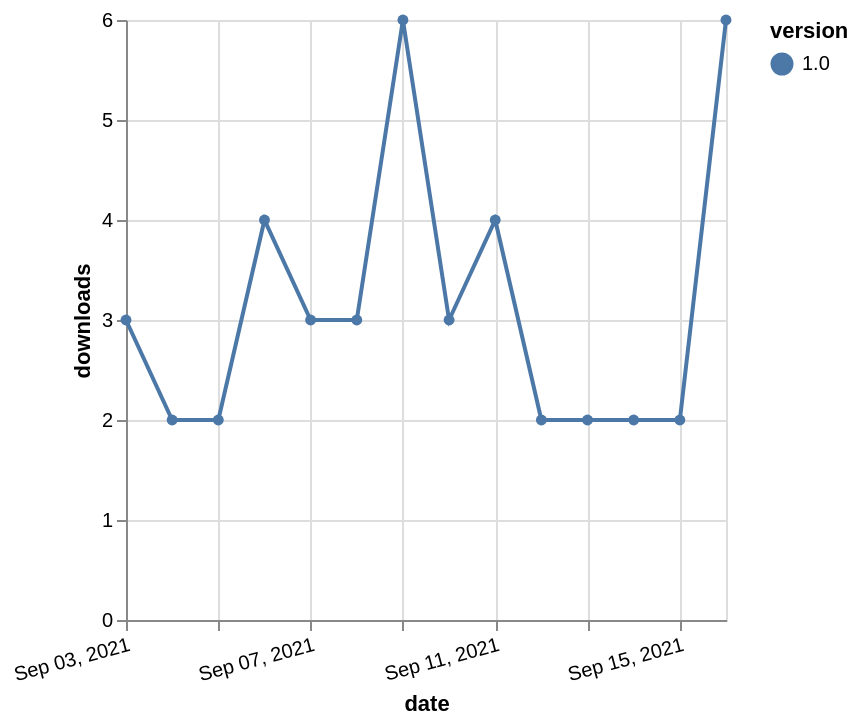

Describe this chart as a Vega-Lite specification.
### Vega-Lite specification from a JSON file in a GitHub repository (floating-point values rounded to 4 significant figures)
{"$schema": "https://vega.github.io/schema/vega-lite/v5.json", "description": "A simple bar chart with embedded data.", "data": {"values": [{"date": "2021-09-03", "total": 3113, "delta": 3, "version": "1.0"}, {"date": "2021-09-04", "total": 3115, "delta": 2, "version": "1.0"}, {"date": "2021-09-05", "total": 3117, "delta": 2, "version": "1.0"}, {"date": "2021-09-06", "total": 3121, "delta": 4, "version": "1.0"}, {"date": "2021-09-07", "total": 3124, "delta": 3, "version": "1.0"}, {"date": "2021-09-08", "total": 3127, "delta": 3, "version": "1.0"}, {"date": "2021-09-09", "total": 3133, "delta": 6, "version": "1.0"}, {"date": "2021-09-10", "total": 3136, "delta": 3, "version": "1.0"}, {"date": "2021-09-11", "total": 3140, "delta": 4, "version": "1.0"}, {"date": "2021-09-12", "total": 3142, "delta": 2, "version": "1.0"}, {"date": "2021-09-13", "total": 3144, "delta": 2, "version": "1.0"}, {"date": "2021-09-14", "total": 3146, "delta": 2, "version": "1.0"}, {"date": "2021-09-15", "total": 3148, "delta": 2, "version": "1.0"}, {"date": "2021-09-16", "total": 3154, "delta": 6, "version": "1.0"}]}, "width": "container", "mark": {"type": "line", "point": {"filled": true}}, "encoding": {"x": {"field": "date", "type": "temporal", "timeUnit": "yearmonthdate", "title": "date", "axis": {"labelAngle": -15}}, "y": {"field": "delta", "type": "quantitative", "title": "downloads"}, "color": {"field": "version", "type": "nominal"}, "tooltip": {"field": "delta"}}}
